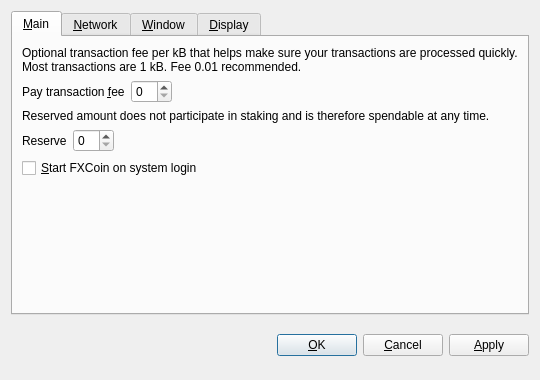
<?xml version="1.0" encoding="UTF-8"?>
<ui version="4.0">
 <class>OptionsDialog</class>
 <widget class="QDialog" name="OptionsDialog">
  <property name="geometry">
   <rect>
    <x>0</x>
    <y>0</y>
    <width>540</width>
    <height>380</height>
   </rect>
  </property>
  <property name="windowTitle">
   <string>Options</string>
  </property>
  <property name="modal">
   <bool>true</bool>
  </property>
  <layout class="QVBoxLayout" name="verticalLayout">
   <item>
    <widget class="QTabWidget" name="tabWidget">
     <property name="tabPosition">
      <enum>QTabWidget::North</enum>
     </property>
     <property name="currentIndex">
      <number>0</number>
     </property>
     <widget class="QWidget" name="tabMain">
      <attribute name="title">
       <string>&amp;Main</string>
      </attribute>
      <layout class="QVBoxLayout" name="verticalLayout_Main">
       <item>
        <widget class="QLabel" name="transactionFeeInfoLabel">
         <property name="text">
          <string>Optional transaction fee per kB that helps make sure your transactions are processed quickly. Most transactions are 1 kB. Fee 0.01 recommended.</string>
         </property>
         <property name="textFormat">
          <enum>Qt::PlainText</enum>
         </property>
         <property name="wordWrap">
          <bool>true</bool>
         </property>
        </widget>
       </item>
       <item>
        <layout class="QHBoxLayout" name="horizontalLayoutFee">
         <item>
          <widget class="QLabel" name="transactionFeeLabel">
           <property name="text">
            <string>Pay transaction &amp;fee</string>
           </property>
           <property name="textFormat">
            <enum>Qt::PlainText</enum>
           </property>
           <property name="buddy">
            <cstring>transactionFee</cstring>
           </property>
          </widget>
         </item>
         <item>
          <widget class="BitcoinAmountField" name="transactionFee"/>
         </item>
         <item>
          <spacer name="horizontalSpacerFee">
           <property name="orientation">
            <enum>Qt::Horizontal</enum>
           </property>
           <property name="sizeHint" stdset="0">
            <size>
             <width>40</width>
             <height>20</height>
            </size>
           </property>
          </spacer>
         </item>
        </layout>
       </item>
       <item>
        <widget class="QLabel" name="reserveBalanceInfoLabel">
         <property name="text">
          <string>Reserved amount does not participate in staking and is therefore spendable at any time.</string>
         </property>
         <property name="textFormat">
          <enum>Qt::PlainText</enum>
         </property>
         <property name="wordWrap">
          <bool>true</bool>
         </property>
        </widget>
       </item>
       <item>
        <layout class="QHBoxLayout" name="horizontalLayoutReserveBalance">
         <item>
          <widget class="QLabel" name="reserveBalanceLabel">
           <property name="text">
            <string>Reserve</string>
           </property>
           <property name="textFormat">
            <enum>Qt::PlainText</enum>
           </property>
           <property name="buddy">
            <cstring>reserveBalance</cstring>
           </property>
          </widget>
         </item>
         <item>
          <widget class="BitcoinAmountField" name="reserveBalance"/>
         </item>
         <item>
          <spacer name="horizontalSpacerReserveBalance">
           <property name="orientation">
            <enum>Qt::Horizontal</enum>
           </property>
           <property name="sizeHint" stdset="0">
            <size>
             <width>40</width>
             <height>20</height>
            </size>
           </property>
          </spacer>
         </item>
        </layout>
       </item>
       <item>
        <widget class="QCheckBox" name="bitcoinAtStartup">
         <property name="toolTip">
          <string>Automatically start FXCoin after logging in to the system.</string>
         </property>
         <property name="text">
          <string>&amp;Start FXCoin on system login</string>
         </property>
        </widget>
       </item>
       <item>
        <spacer name="verticalSpacer_Main">
         <property name="orientation">
          <enum>Qt::Vertical</enum>
         </property>
         <property name="sizeHint" stdset="0">
          <size>
           <width>20</width>
           <height>40</height>
          </size>
         </property>
        </spacer>
       </item>
      </layout>
     </widget>
     <widget class="QWidget" name="tabNetwork">
      <attribute name="title">
       <string>&amp;Network</string>
      </attribute>
      <layout class="QVBoxLayout" name="verticalLayout_Network">
       <item>
        <widget class="QCheckBox" name="mapPortUpnp">
         <property name="toolTip">
          <string>Automatically open the FXCoin client port on the router. This only works when your router supports UPnP and it is enabled.</string>
         </property>
         <property name="text">
          <string>Map port using &amp;UPnP</string>
         </property>
        </widget>
       </item>
       <item>
        <widget class="QCheckBox" name="connectSocks">
         <property name="toolTip">
          <string>Connect to the FXCoin network through a SOCKS proxy (e.g. when connecting through Tor).</string>
         </property>
         <property name="text">
          <string>&amp;Connect through SOCKS proxy:</string>
         </property>
        </widget>
       </item>
       <item>
        <layout class="QHBoxLayout" name="horizontalLayout_Network">
         <item>
          <widget class="QLabel" name="proxyIpLabel">
           <property name="text">
            <string>Proxy &amp;IP:</string>
           </property>
           <property name="textFormat">
            <enum>Qt::PlainText</enum>
           </property>
           <property name="buddy">
            <cstring>proxyIp</cstring>
           </property>
          </widget>
         </item>
         <item>
          <widget class="QValidatedLineEdit" name="proxyIp">
           <property name="maximumSize">
            <size>
             <width>140</width>
             <height>16777215</height>
            </size>
           </property>
           <property name="toolTip">
            <string>IP address of the proxy (e.g. 127.0.0.1)</string>
           </property>
          </widget>
         </item>
         <item>
          <widget class="QLabel" name="proxyPortLabel">
           <property name="text">
            <string>&amp;Port:</string>
           </property>
           <property name="textFormat">
            <enum>Qt::PlainText</enum>
           </property>
           <property name="buddy">
            <cstring>proxyPort</cstring>
           </property>
          </widget>
         </item>
         <item>
          <widget class="QLineEdit" name="proxyPort">
           <property name="maximumSize">
            <size>
             <width>55</width>
             <height>16777215</height>
            </size>
           </property>
           <property name="toolTip">
            <string>Port of the proxy (e.g. 9050)</string>
           </property>
          </widget>
         </item>
         <item>
          <widget class="QLabel" name="socksVersionLabel">
           <property name="text">
            <string>SOCKS &amp;Version:</string>
           </property>
           <property name="textFormat">
            <enum>Qt::PlainText</enum>
           </property>
           <property name="buddy">
            <cstring>socksVersion</cstring>
           </property>
          </widget>
         </item>
         <item>
          <widget class="QValueComboBox" name="socksVersion">
           <property name="toolTip">
            <string>SOCKS version of the proxy (e.g. 5)</string>
           </property>
          </widget>
         </item>
         <item>
          <spacer name="horizontalSpacer_Network">
           <property name="orientation">
            <enum>Qt::Horizontal</enum>
           </property>
           <property name="sizeHint" stdset="0">
            <size>
             <width>40</width>
             <height>20</height>
            </size>
           </property>
          </spacer>
         </item>
        </layout>
       </item>
       <item>
        <spacer name="verticalSpacer_Network">
         <property name="orientation">
          <enum>Qt::Vertical</enum>
         </property>
         <property name="sizeHint" stdset="0">
          <size>
           <width>20</width>
           <height>40</height>
          </size>
         </property>
        </spacer>
       </item>
      </layout>
     </widget>
     <widget class="QWidget" name="tabWindow">
      <attribute name="title">
       <string>&amp;Window</string>
      </attribute>
      <layout class="QVBoxLayout" name="verticalLayout_Window">
       <item>
        <widget class="QCheckBox" name="minimizeToTray">
         <property name="toolTip">
          <string>Show only a tray icon after minimizing the window.</string>
         </property>
         <property name="text">
          <string>&amp;Minimize to the tray instead of the taskbar</string>
         </property>
        </widget>
       </item>
       <item>
        <widget class="QCheckBox" name="minimizeOnClose">
         <property name="toolTip">
          <string>Minimize instead of exit the application when the window is closed. When this option is enabled, the application will be closed only after selecting Quit in the menu.</string>
         </property>
         <property name="text">
          <string>M&amp;inimize on close</string>
         </property>
        </widget>
       </item>
       <item>
        <spacer name="verticalSpacer_Window">
         <property name="orientation">
          <enum>Qt::Vertical</enum>
         </property>
         <property name="sizeHint" stdset="0">
          <size>
           <width>20</width>
           <height>40</height>
          </size>
         </property>
        </spacer>
       </item>
      </layout>
     </widget>
     <widget class="QWidget" name="tabDisplay">
      <attribute name="title">
       <string>&amp;Display</string>
      </attribute>
      <layout class="QVBoxLayout" name="verticalLayout_Display">
       <item>
        <layout class="QHBoxLayout" name="horizontalLayout_1_Display">
         <item>
          <widget class="QLabel" name="langLabel">
           <property name="text">
            <string>User Interface &amp;language:</string>
           </property>
           <property name="textFormat">
            <enum>Qt::PlainText</enum>
           </property>
           <property name="buddy">
            <cstring>lang</cstring>
           </property>
          </widget>
         </item>
         <item>
          <widget class="QValueComboBox" name="lang">
           <property name="toolTip">
            <string>The user interface language can be set here. This setting will take effect after restarting FXCoin.</string>
           </property>
          </widget>
         </item>
        </layout>
       </item>
       <item>
        <layout class="QHBoxLayout" name="horizontalLayout_2_Display">
         <item>
          <widget class="QLabel" name="unitLabel">
           <property name="text">
            <string>&amp;Unit to show amounts in:</string>
           </property>
           <property name="textFormat">
            <enum>Qt::PlainText</enum>
           </property>
           <property name="buddy">
            <cstring>unit</cstring>
           </property>
          </widget>
         </item>
         <item>
          <widget class="QValueComboBox" name="unit">
           <property name="toolTip">
            <string>Choose the default subdivision unit to show in the interface and when sending coins.</string>
           </property>
          </widget>
         </item>
        </layout>
       </item>
       <item>
        <widget class="QCheckBox" name="coinControlFeatures">
         <property name="toolTip">
          <string>Whether to show coin control features or not.</string>
         </property>
         <property name="text">
          <string>Display coin &amp;control features (experts only!)</string>
         </property>
        </widget>
       </item>
       <item>
        <widget class="QCheckBox" name="minimizeCoinAge">
         <property name="toolTip">
          <string>Whether to select the coin outputs randomly or with minimal coin age.</string>
         </property>
         <property name="text">
          <string>Minimize weight consumption (experimental)</string>
         </property>
        </widget>
       </item>
       <item>
        <widget class="QCheckBox" name="useBlackTheme">
         <property name="text">
          <string>Use black visual theme (requires restart)</string>
         </property>
        </widget>
       </item>
       <item>
        <spacer name="verticalSpacer_Display">
         <property name="orientation">
          <enum>Qt::Vertical</enum>
         </property>
         <property name="sizeHint" stdset="0">
          <size>
           <width>20</width>
           <height>40</height>
          </size>
         </property>
        </spacer>
       </item>
      </layout>
     </widget>
    </widget>
   </item>
   <item>
    <layout class="QHBoxLayout" name="horizontalLayout_Buttons">
     <item>
      <spacer name="horizontalSpacer_1">
       <property name="orientation">
        <enum>Qt::Horizontal</enum>
       </property>
       <property name="sizeHint" stdset="0">
        <size>
         <width>40</width>
         <height>48</height>
        </size>
       </property>
      </spacer>
     </item>
     <item>
      <widget class="QLabel" name="statusLabel">
       <property name="font">
        <font>
         <weight>75</weight>
         <bold>true</bold>
        </font>
       </property>
       <property name="text">
        <string/>
       </property>
       <property name="textFormat">
        <enum>Qt::PlainText</enum>
       </property>
       <property name="wordWrap">
        <bool>true</bool>
       </property>
      </widget>
     </item>
     <item>
      <spacer name="horizontalSpacer_2">
       <property name="orientation">
        <enum>Qt::Horizontal</enum>
       </property>
       <property name="sizeHint" stdset="0">
        <size>
         <width>40</width>
         <height>48</height>
        </size>
       </property>
      </spacer>
     </item>
     <item>
      <widget class="QPushButton" name="okButton">
       <property name="text">
        <string>&amp;OK</string>
       </property>
      </widget>
     </item>
     <item>
      <widget class="QPushButton" name="cancelButton">
       <property name="text">
        <string>&amp;Cancel</string>
       </property>
       <property name="autoDefault">
        <bool>false</bool>
       </property>
      </widget>
     </item>
     <item>
      <widget class="QPushButton" name="applyButton">
       <property name="text">
        <string>&amp;Apply</string>
       </property>
       <property name="autoDefault">
        <bool>false</bool>
       </property>
      </widget>
     </item>
    </layout>
   </item>
  </layout>
 </widget>
 <customwidgets>
  <customwidget>
   <class>BitcoinAmountField</class>
   <extends>QSpinBox</extends>
   <header>bitcoinamountfield.h</header>
  </customwidget>
  <customwidget>
   <class>QValueComboBox</class>
   <extends>QComboBox</extends>
   <header>qvaluecombobox.h</header>
  </customwidget>
  <customwidget>
   <class>QValidatedLineEdit</class>
   <extends>QLineEdit</extends>
   <header>qvalidatedlineedit.h</header>
  </customwidget>
 </customwidgets>
 <resources/>
 <connections/>
</ui>
